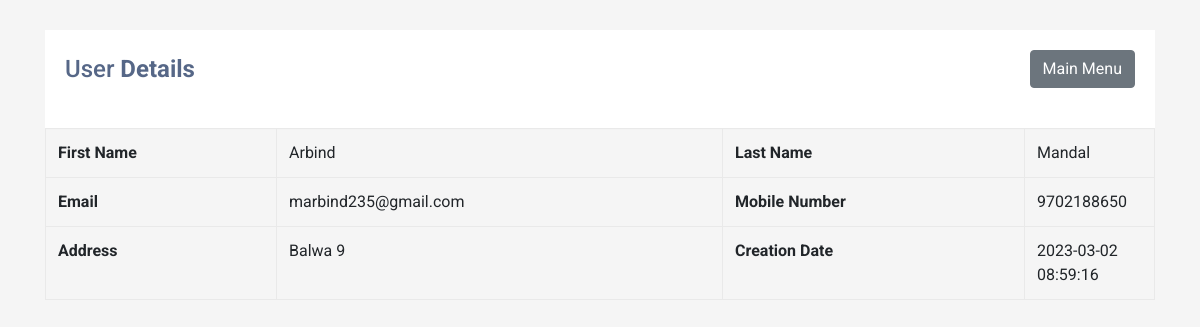
The app's page /read.php?viewid=1 with its own data.
### tables this page shows
CREATE TABLE `users` (
  `ID` int(10) NOT NULL,
  `FirstName` varchar(200) DEFAULT NULL,
  `LastName` varchar(200) DEFAULT NULL,
  `MobileNumber` bigint(10) DEFAULT NULL,
  `Email` varchar(200) DEFAULT NULL,
  `Address` mediumtext DEFAULT NULL,
  `CreationDate` timestamp NOT NULL DEFAULT current_timestamp() ON UPDATE current_timestamp()
);

### read.php (the view, shortened to what this page needs)
<?php
include('dbconnection.php');
?>
<!DOCTYPE html>
<html lang="en">
<head>
<link rel="stylesheet" href="https://stackpath.bootstrapcdn.com/bootstrap/4.5.0/css/bootstrap.min.css">
<link rel="stylesheet" href="https://maxcdn.bootstrapcdn.com/font-awesome/4.7.0/css/font-awesome.min.css">
</head>
<body>
<div class="container-xl">
    <div class="table-responsive">
        <div class="table-wrapper">
            <div class="table-title">
                <div class="row">
                    <div class="col-sm-5">
                        <h2>User <b>Details</b></h2>
                        </div>
                       <div class="col-sm-7" align="right">
                        <a href="index.php" class="btn btn-secondary"> <span>Main Menu</span></a>
                    </div>
                    </div>
                </div>
            </div>
<table cellpadding="0" cellspacing="0" border="0" class="display table table-bordered" id="hidden-table-info">
<tbody>
<?php
$vid=$_GET['viewid'];
$ret=mysqli_query($con,"select * from users where ID =$vid");
while ($row=mysqli_fetch_array($ret)) {
?>
 <tr>
    <th>First Name</th>
    <td><?php  echo $row['FirstName'];?></td>
    <th>Last Name</th>
    <td><?php  echo $row['LastName'];?></td>
  </tr>
  <tr>
    <th>Email</th>
    <td><?php  echo $row['Email'];?></td>
    <th>Mobile Number</th>
    <td><?php  echo $row['MobileNumber'];?></td>
  </tr>
  <tr>
    <th>Address</th>
    <td><?php  echo $row['Address'];?></td>
    <th>Creation Date</th>
    <td><?php  echo $row['CreationDate'];?></td>
  </tr>
<?php
}?>
</tbody>
</table>
        </div>
    </div>
</body>
</html>

### read.php (style rules this page uses)
body { color: #566787; background: #f5f5f5; font-family: 'Roboto', sans-serif; }
.table-responsive { margin: 30px 0; }
.table-wrapper { min-width: 1000px; background: #fff; padding: 20px; box-shadow: 0 1px 1px rgba(0,0,0,.05); }
.table-title { font-size: 15px; padding-bottom: 10px; margin: 0 0 10px; min-height: 45px; }
.table-title h2 { margin: 5px 0 0; font-size: 24px; }
table.table tr th, table.table tr td { border-color: #e9e9e9; }
table.table td:last-child { width: 130px; }

### records on screen
users: FirstName "Arbind", LastName "Mandal", Email "marbind235@gmail.com", MobileNumber "9702188650", Address "Balwa 9", CreationDate "2023-03-02 08:59:16"
